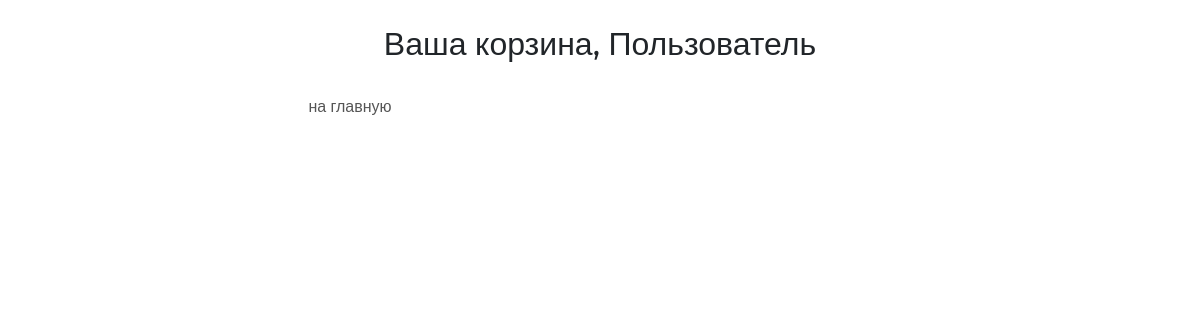
Before: /basket/ (signed in) with the older database file.
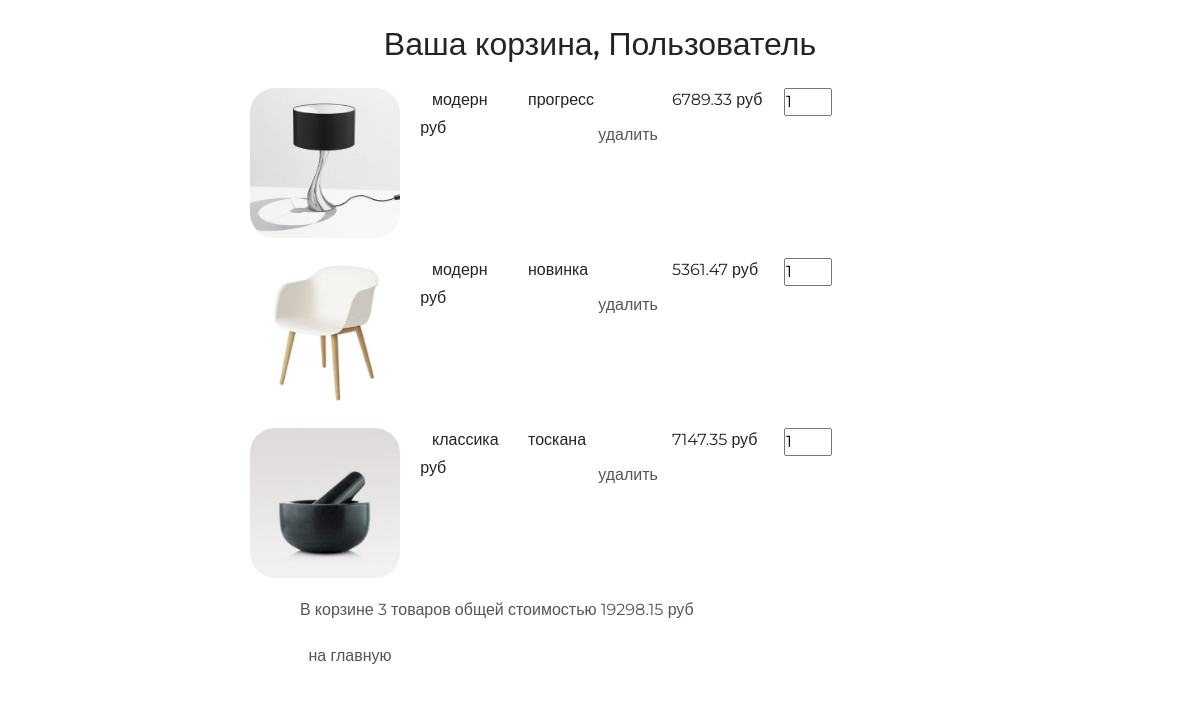
After: the same page with the newer database file.
### basketapp/models.py (models this page shows)
class Basket(models.Model):
    user = models.ForeignKey(settings.AUTH_USER_MODEL, on_delete=models.CASCADE, related_name="basket")
    product = models.ForeignKey(Product, on_delete=models.CASCADE)
    quantity = models.PositiveIntegerField(verbose_name="количество", default=0)
    add_datetime = models.DateTimeField(verbose_name="время добавления", auto_now_add=True)
    @property
    def product_cost(self):
        return self.product.price * self.quantity
    @property
    def total_quantity(self):
        _items = Basket.objects.filter(user=self.user)
        _totalquantity = sum(list(map(lambda x: x.quantity, _items)))
        return _totalquantity
    @property
    def total_cost(self):
        _items = Basket.objects.filter(user=self.user)
        _totalcost = sum(list(map(lambda x: x.product_cost, _items)))
        return _totalcost

### mainapp/models.py (models this page shows, shortened)
class Product(models.Model):
    category = models.ForeignKey(ProductCategory, on_delete=models.CASCADE)
    name = models.CharField(verbose_name="имя продукта", max_length=128)
    image = models.ImageField(upload_to="products_images", blank=True)
    short_desc = models.CharField(verbose_name="краткое описание продукта", max_length=60, blank=True)
    description = models.TextField(verbose_name="описание продукта", blank=True)
    price = models.DecimalField(verbose_name="цена продукта", max_digits=8, decimal_places=2, default=0)
    quantity = models.PositiveIntegerField(verbose_name="количество на складе", default=0)

class ProductCategory(models.Model):
    name = models.CharField(verbose_name="имя", max_length=64, unique=True)
    description = models.TextField(verbose_name="описание", blank=True)
    is_active = models.BooleanField(verbose_name="категория активна", default=True)

### authnapp/models.py (models this page shows)
class ShopUser(AbstractUser):
    avatar = models.ImageField(upload_to="users_avatars", blank=True)
    age = models.PositiveIntegerField(verbose_name="возраст")

### basketapp/views.py (the view)
# urls.py: path("", basketapp.basket, name="view"),
@login_required
def basket(request):
    title = "корзина"
    basket_items = Basket.objects.filter(user=request.user).order_by("product__category")
    content = {"title": title, "basket_items": basket_items, "media_url": settings.MEDIA_URL}
    return render(request, "basketapp/basket.html", content)

### basketapp/templates/basketapp/basket.html
{% extends 'basketapp/base.html' %}
{% load staticfiles %}
{% block content %}
<div class="basket_list">
    {% include 'basketapp/includes/inc_basket_list.html' %}
</div>
<button class="btn btn-round">
    <a href="{% url 'main' %}">
        на главную
    </a>
</button>
{% endblock %}

### basketapp/templates/basketapp/includes/inc_basket_list.html
{% for item in basket_items %}
<div class="basket_record">
    <img src="{{ media_url }}{{ item.product.image }}" alt="{{ item.product.short_desc }}">
    <span class="category_name">{{ item.product.category.name }}</span>
    <span class="product_name">{{ item.product.name }}</span>
    <span class="product_price">{{ item.product.price }}&nbspруб</span>
    <input type="number" name="{{ item.pk }}" min="0" value="{{ item.quantity }}">
    <span class="product_cost">{{ item.cost }}&nbspруб</span>
    <button class="btn btn-round">
        <a href="{% url 'basket:remove' item.pk %}" class="">
            удалить
        </a>
    </button>
</div>
{% endfor %}
{% if basket_items %}
<div class="basket_summary">
    В корзине {{ basket_items.0.total_quantity }} товаров общей стоимостью
    {{ basket_items.0.total_cost }} руб
</div>
{% endif %}

Changed rows visible on the page:
added Basket: product.image (picture), product.category.name "модерн", product.name "прогресс", product.price "6789.33", quantity "1", user+quantity "3", user+product+quantity "19298.15"
added Basket: product.image (picture), product.category.name "модерн", product.name "новинка", product.price "5361.47", quantity "1"
added Basket: product.image (picture), product.category.name "классика", product.name "тоскана", product.price "7147.35", pk "1"
Other visible differences:
text now shown: "В корзине товаров общей стоимостью руб"
